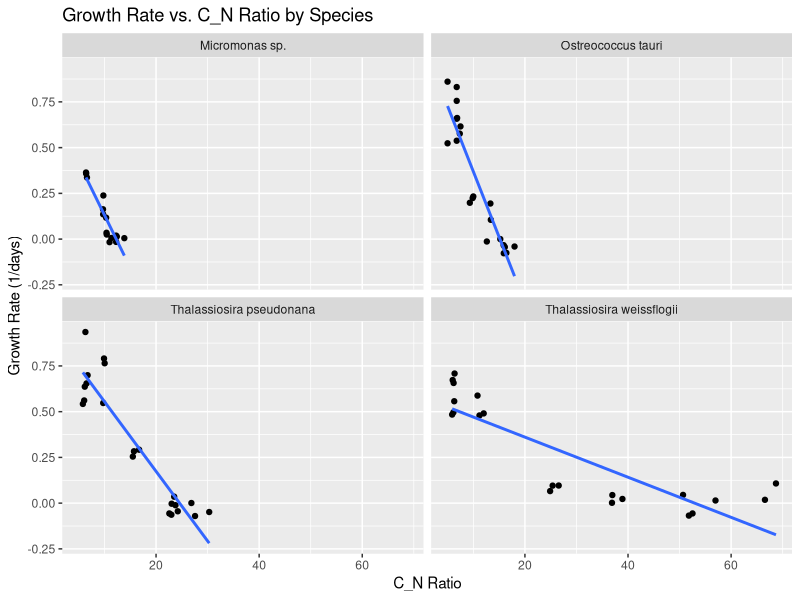
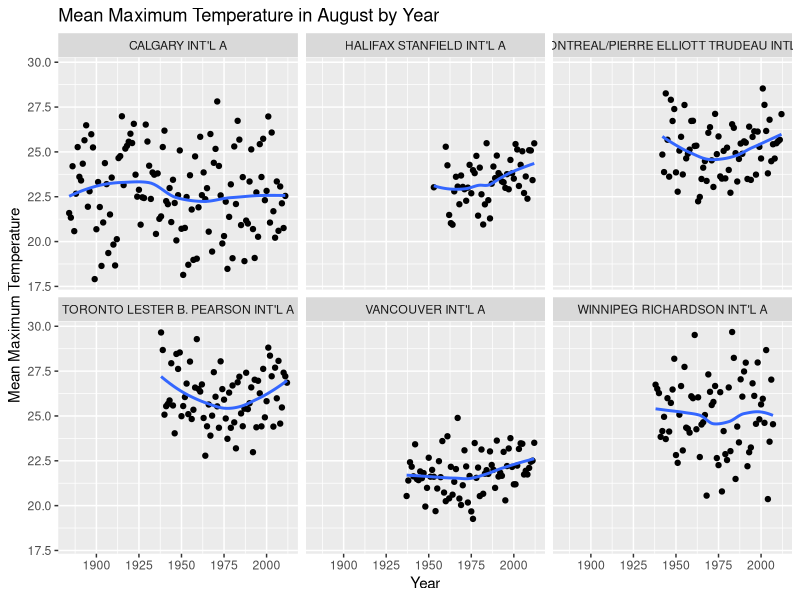
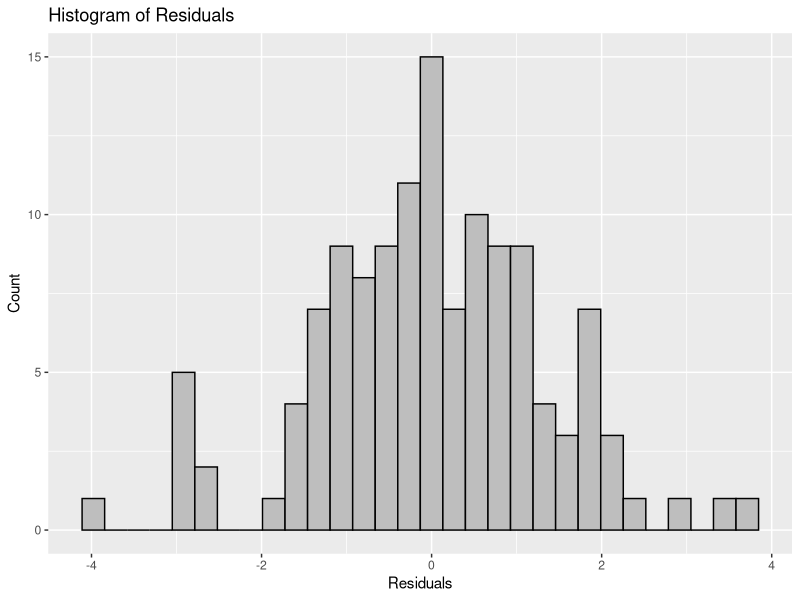
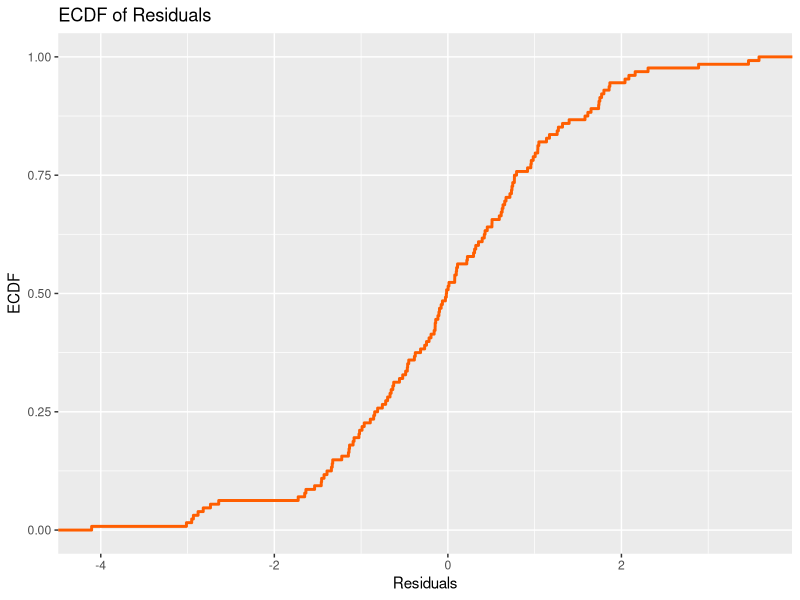

R code for these plots, in order:
## ---- chunk 1
knitr::opts_chunk$set(echo = TRUE)
library(tidyverse, quietly = TRUE)
library(broom)
library(kableExtra)
library(ggplot2)
library(dplyr)
# library(lubridate) # now part of tidyverse package
## ---- chunk 2
phytoplankton <- read.csv("phytoplankton.csv") |>
  mutate(C_N = (C/12)/(N/14))
names(phytoplankton)
## ---- chunk 3
unique(phytoplankton$species)
## ---- chunk 4
ggplot(phytoplankton, aes(x = C_N, y = growth_rate)) +
  geom_point() +
  geom_smooth(method = "lm", se = FALSE) +
  facet_wrap(~ species, nrow = 2, ncol = 2) +
  labs(title = "Growth Rate vs. C_N Ratio by Species",
       x = "C_N Ratio",
       y = "Growth Rate (1/days)")

## ---- chunk 5
# 3 lines of R CODE
dm1 <- phytoplankton |> filter(species == "Thalassiosira weissflogii")

lm1 <- lm(growth_rate ~ C_N, data = dm1)
lm1 %>%
  tidy(conf.int = TRUE) %>%
  kable(digits = 2)

## ---- chunk 6
# should be a slighlyt modified version of TEMPLATE-CODE-2)
phytoplankton |> 
  group_by(species) |>
  nest() %>%
  mutate(model = map(data, ~ lm(growth_rate ~ C_N, data = .)),
         tidied = map(model, tidy, conf.int=TRUE)) |>
  unnest(tidied) |>
  select(-data, -model) |>
  kable(digits = 3 )
## ---- chunk 7
temperature <- read.csv("temperature.csv")
names(temperature)
## ---- chunk 8
temperature_august <- temperature |> 
  filter(month == 8)

  ggplot(temperature_august, aes(x = year, y = mean_max)) +
  geom_point() +
  geom_smooth(method = "loess", se = FALSE) +
  facet_wrap(~ station_name) +
  labs(title = "Mean Maximum Temperature in August by Year",
       x = "Year",
       y = "Mean Maximum Temperature")
## ---- chunk 9
m2b <- temperature |> 
  mutate(year_1900 = year - 1900) 
names(m2b)
## ---- chunk 10
m2b <- temperature |> 
  mutate(year_1900 = year - 1900) 
names(m2b)

calgary_sept <- m2b |> 
  filter(station_name == "CALGARY INT'L A", month == 9)

lm2bc <- lm(mean_min ~ year_1900, data = calgary_sept)

lm2bc %>% 
  tidy(conf.int = TRUE) %>% 
  kable(digits = 2)
## ---- chunk 11
residuals_df <- tibble(residuals = residuals(lm2bc))

ggplot(residuals_df, aes(x = residuals)) +
  geom_histogram(bins = 30, color = "black", fill = "gray") +
  labs(title = "Histogram of Residuals",
       x = "Residuals",
       y = "Count")
## ---- chunk 12
ggplot(residuals_df, aes(x = residuals)) +
  stat_ecdf(geom = "step", color = "#ff5e00", size = 1) +
  labs(title = "ECDF of Residuals",
       x = "Residuals",
       y = "ECDF")
